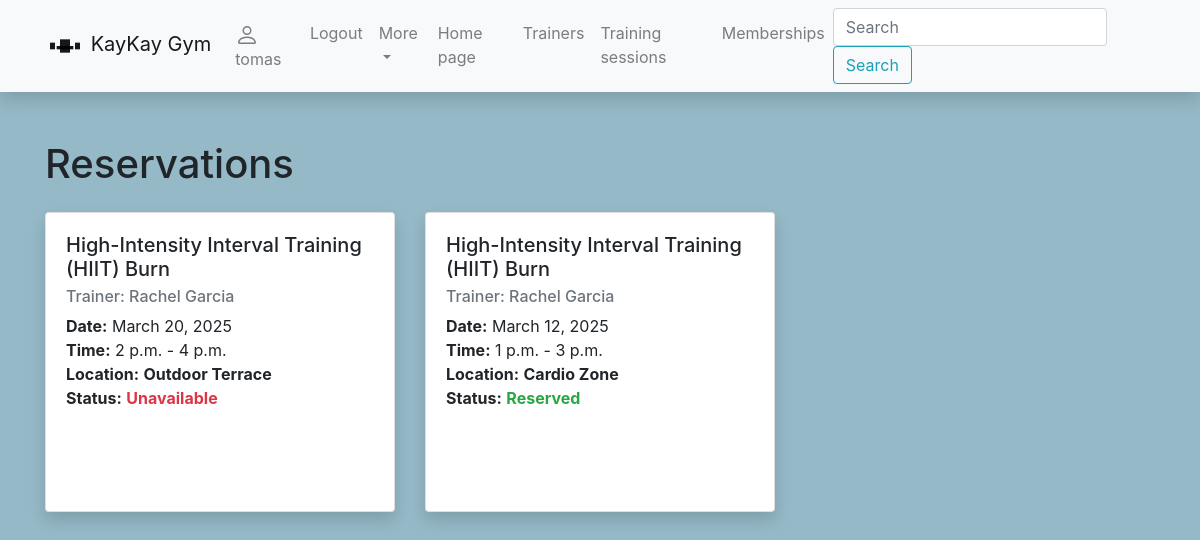
The page /gym/reservations/ (signed in) on the database as committed earlier.
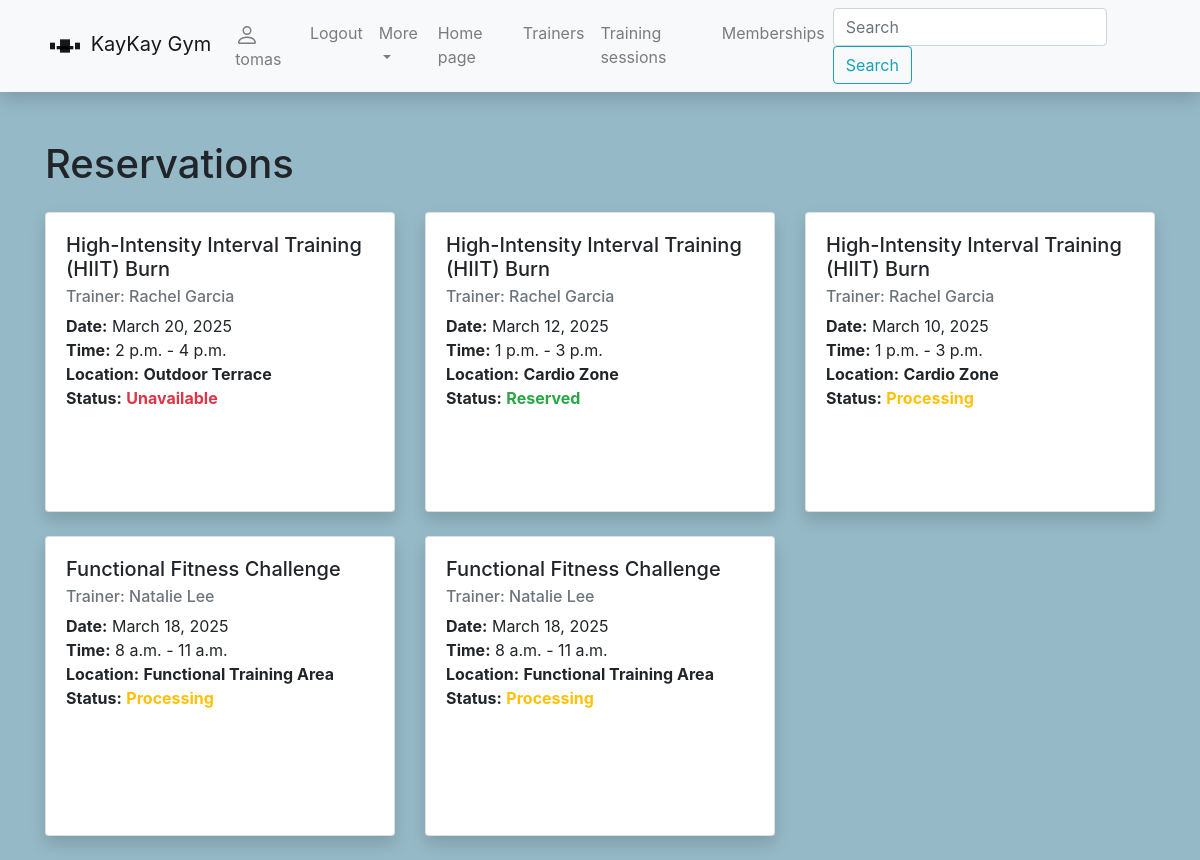
The same page on the database as committed later.
### gym/models.py (models this page shows, shortened)
class Reservation(models.Model):
    schedule = models.ForeignKey(Schedule, on_delete=SET_NULL, null=True, blank=True)
    user = models.ForeignKey(User, on_delete=models.CASCADE, related_name='reservations')
    RESERVATION_STATUS = (
        ('p', 'Processing'),
        ('r', 'Reserved'),
        ('e', 'Unavailable'),
    )
    rezervation_status = models.CharField('rezervation_status',
                                          max_length=1,
                                          choices=RESERVATION_STATUS,
                                          default='p',
                                          blank=True,
                                          help_text="Membership status"
                                          )

class Schedule(models.Model):
    max_capacity = models.PositiveIntegerField('Capacity', null=True, blank=True,
                                               help_text="Enter max capacity")
    date = models.DateField('date', help_text="Enter date", default=date.today)
    trainer = models.ForeignKey(Trainer, on_delete=SET_NULL, null=True, blank=True)
    training_session = models.ForeignKey(TrainingSession, on_delete=SET_NULL,
                                         null=True, blank=True, related_name='schedule')
    start_time = models.TimeField('Start time',
                                  help_text='Enter start time',
                                  default=get_current_time)
    end_time = models.TimeField('End time',
                                help_text='Enter End time',
                                default=get_current_time)
    LOCATION_NAME = (
        ('1', 'Main Studio'),
        ('2', 'Yoga Room'),
        ('3', 'Cardio Zone'),
        ('4', 'Outdoor Terrace'),
        ('5', 'Functional Training Area'),
    )
    location = models.CharField('Location',
                                max_length=1,
                                choices=LOCATION_NAME,
                                default='1',
                                blank=True,
                                help_text="Gym class locations"
                                )

class TrainingSession(models.Model):
    name = models.CharField('Name', max_length=50, help_text='Enter training sessions name')
    duration = models.DurationField(default="01:00:00", help_text="Default time is 1 hour")
    description = HTMLField()
    ts_cover = models.ImageField('training session cover',
                                 upload_to='covers/ts_covers',
                                 null=True,
                                 blank=True)

class Trainer(models.Model):
    first_name = models.CharField('Name', max_length=50, help_text='Enter your name')
    last_name = models.CharField('Surname', max_length=50, help_text='Enter your surname')
    email = models.CharField('Email', max_length=50, help_text="Enter email adress")
    specialization = models.CharField('Specialization', max_length=100, default='Specialization....')
    professional_history = HTMLField()
    cover = models.ImageField(upload_to='covers/trainer_covers', blank=True, null=True)
    def __str__(self):
        return f'{self.first_name} {self.last_name}'
    class Meta:
        ordering = ('last_name', 'first_name')

### gym/views.py (the view)
# urls.py: path('reservations/', views.ReservarsionsListView.as_view(), name='reservations-all'),
class ReservarsionsListView(generic.ListView):
    model = Reservation
    context_object_name = 'reservations'
    template_name = 'reservations.html'

### gym/templates/reservations.html
{% extends 'base.html' %}
{% block content %}
<h1 class="mb-4">Reservations</h1>
{% if user.reservations.all %}
<div class="row">
    {% for reservation in user.reservations.all %}
    <div class="col-md-4 mb-4">
        <div class="card h-100 shadow">
            <div class="card-body">
                <h5 class="card-title">{{ reservation.schedule.training_session.name }}</h5>
                <h6 class="card-subtitle mb-2 text-muted">Trainer: {{ reservation.schedule.trainer }}</h6>
                <p class="card-text">
                    <strong>Date:</strong> {{ reservation.schedule.date }}<br>
                    <strong>Time:</strong> {{ reservation.schedule.start_time }} - {{ reservation.schedule.end_time }}<br>
                    <strong>Location:</strong>
                    <span class="font-weight-bold
                {% if reservation.schedule.location == '1' %}text-default
                {% elif reservation.schedule.location == '2' %}text-default
                {% elif reservation.schedule.location == '3' %}text-default
                {% elif reservation.schedule.location == '4' %}text-default
                {% elif reservation.schedule.location == '5' %}text-default
                {% else %}text-muted{% endif %}">
                {{ reservation.schedule.get_location_display }}
              </span>
                    <br>
                    <strong>Status:</strong>
                    <span class="font-weight-bold
                {% if reservation.rezervation_status == 'e' %}text-danger
                {% elif reservation.rezervation_status == 'r' %}text-success
                {% elif reservation.rezervation_status == 'p' %}text-warning
                {% else %}text-muted{% endif %}">
                {{ reservation.get_rezervation_status_display }}
              </span>
                </p>
            </div>
        </div>
    </div>
    {% endfor %}
</div>
{% else %}
<p>No reservations found.</p>
{% endif %}
{% endblock %}

### gym/templates/base.html (shortened to what this page needs)
<!DOCTYPE html>
<html lang="en">
<head>
    {% load static %}
    <link
            rel="stylesheet"
            href="https://stackpath.bootstrapcdn.com/bootstrap/4.1.3/css/bootstrap.min.css"
    />
    <link
            rel="stylesheet"
            href="https://cdnjs.cloudflare.com/ajax/libs/font-awesome/4.7.0/css/font-awesome.min.css"
    />
    <link rel="stylesheet" href="{% static 'css/styles.css' %}"/>
</head>
<body>
<nav
        class="navbar navbar-expand-lg navbar-light bg-light static-top mb-5 shadow"
>
    <div class="container">
        <a class="navbar-brand" href="{% url 'index' %}">
            <svg
                    class="bi bi-dumbbell"
                    width="2em"
                    height="2em"
                    viewBox="0 0 24 24"
                    fill="currentColor"
                    xmlns="http://www.w3.org/2000/svg">
                <path d="M3 10V14H6V10H3Z"/>
                <path d="M18 10V14H21V10H18Z"/>
                <path d="M7 12H17V14H7V12Z"/>
                <path d="M9 8H15V16H9V8Z"/>
            </svg>
            KayKay Gym</a
        >
        <div class="collapse navbar-collapse" id="navbarResponsive">
            <ul class="navbar-nav ml-auto">
                {% if user.is_authenticated %}
                <li class="nav-item">
                    <a class="nav-link" href="{% url 'user-profile' %}">
                        {{ user.username }}</a>
                </li>
                <li class="nav-item">
                    <a class="nav-link" href="{% url 'logout' %}">Logout</a>
                <li class="nav-item dropdown">
                    <a class="nav-link dropdown-toggle" href="#" id="navbarDropdown" role="button"
                       data-toggle="dropdown" aria-expanded="false">More
                    </a>
                </li>
                {% endif %}
                <li class="nav-item">
                    <a class="nav-link" href="{% url 'index' %}">Home page</a>
                </li>
                <li class="nav-item">
                    <a class="nav-link" href="{% url 'trainers-all' %}">Trainers</a>
                </li>
                <li class="nav-item">
                    <a class="nav-link" href="{% url 'trainingsessions-all' %}">Training sessions</a>
                </li>
                <li class="nav-item">
                    <a class="nav-link" href="{% url 'displaymemberships-all' %}">Memberships</a>
                </li>
            </ul>
            <form
                    class="form-inline my-2 my-lg-0"
                    action="{% url 'search' %}"
                    method="get"
            >
                <input
                        class="form-control mr-sm-2"
                        type="search"
                        placeholder="Search"
                        aria-label="Search"
                        name="search_text"
                />
                <button class="btn btn-outline-info my-2 my-sm-0" type="submit">
                    Search
                </button>
            </form>
        </div>
    </div>
</nav>
<div class="container">{% block content %}{% endblock %}</div>
</body>
</html>

### gym/static/css/styles.css (style rules this page uses)
body { background-color: #95B9C7; }
.card { min-height: 300px; width: 100%; }
.card-body { height: 75%; }

Rows that differ between the two databases and show on the page:
added Reservation: schedule.training_session.name "High-Intensity Interval Training (HIIT) Burn", schedule.trainer "Rachel Garcia", schedule "March 10, 2025", schedule.start_time "1 p.m.", schedule.end_time "3 p.m.", schedule.location "Cardio Zone", rezervation_status "Processing"
added Reservation: schedule.training_session.name "Functional Fitness Challenge", schedule.trainer "Natalie Lee", schedule "March 18, 2025", schedule.start_time "8 a.m.", schedule.end_time "11 a.m.", schedule.location "Functional Training Area", rezervation_status "Processing"
added Reservation: schedule.training_session.name "Functional Fitness Challenge", schedule.trainer "Natalie Lee", schedule "March 18, 2025", schedule.start_time "8 a.m.", schedule.end_time "11 a.m.", schedule.location "Functional Training Area", rezervation_status "Processing"
